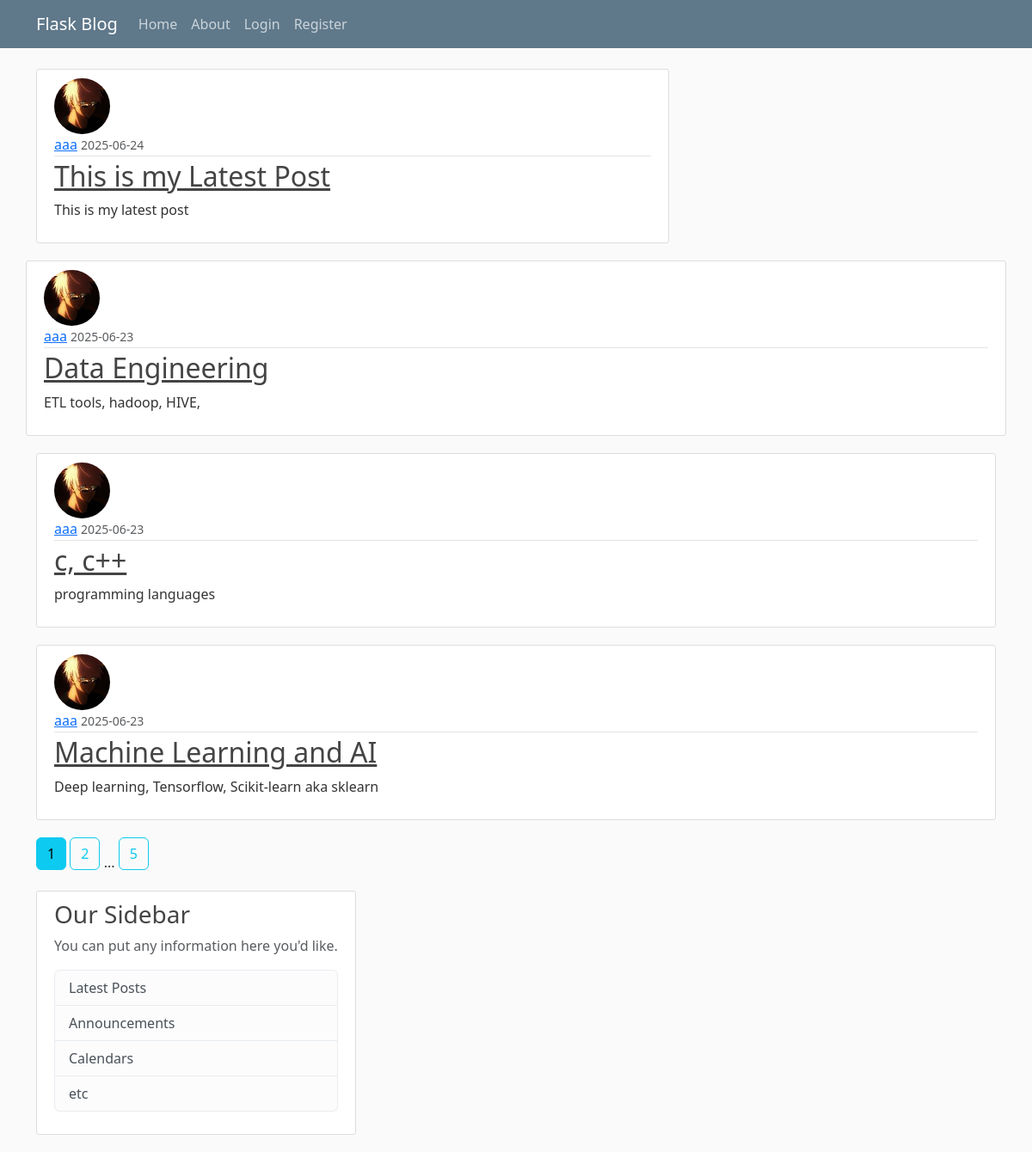
The app's page /home, older data.
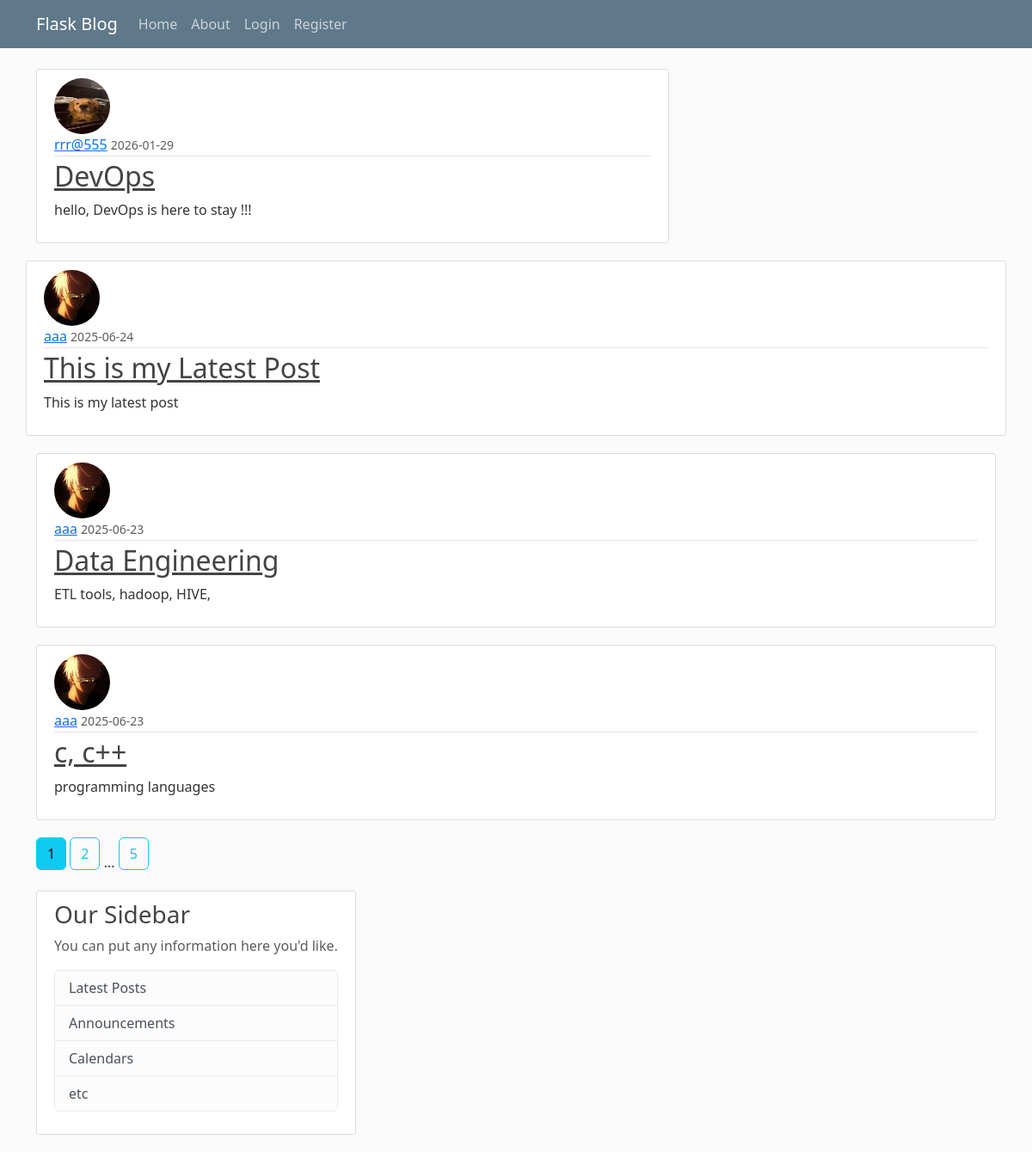
The same page, newer data.
### flaskblog/models.py (models this page shows, shortened)
class Post(db.Model):
    id = db.Column(db.Integer, primary_key=True)
    title = db.Column(db.String(100), nullable=False)
    date_posted = db.Column(db.DateTime, nullable=False, default=datetime.utcnow)
    content = db.Column(db.Text, nullable=False)
    user_id = db.Column(db.Integer, db.ForeignKey('user.id'), nullable=False)

class User(db.Model, UserMixin):
    id = db.Column(db.Integer, primary_key=True)
    username = db.Column(db.String(20), unique=True, nullable=False)
    email = db.Column(db.String(120), unique=True, nullable=False)
    image_file = db.Column(db.String(20), nullable=False, default='default.jpg')
    password = db.Column(db.String(60), nullable=False)
    posts = db.relationship('Post', backref='author', lazy=True) #Unlike others it is not a column it is a relationship

### flaskblog/main/routes.py (the view)
@main.route("/")
@main.route("/home")
def home():
    page = request.args.get('page', 1, type=int)
    posts = Post.query.order_by(Post.date_posted.desc()).paginate(page=page, per_page=4)
    return render_template('home.html', posts = posts)

### flaskblog/templates/home.html
{% extends 'layout.html' %}
{% block content %}
    {% for post in posts.items %}
        <article class="media content-section">
            <img class="rounded-circle article-img" src="{{ url_for('static', filename='profile_pics/' + post.author.image_file)}}"
            <div class="media-body">
                <div class="article-metadata">
                <a class="mr-2" href="{{ url_for('users.user_posts', username=post.author.username) }}">{{ post.author.username }}</a>
                <small class="text-muted">{{ post.date_posted.strftime('%Y-%m-%d') }}</small>
                </div>
                <h2><a class="article-title" href="{{ url_for('posts.post', post_id = post.id) }}">{{ post.title }}</a></h2>
                <p class="article-content">{{ post.content }}</p>
            </div>
        </article>
    {% endfor %}
    {% for page_num in posts.iter_pages(left_edge=1, right_edge=1, left_current=1, right_current=2) %}
      {% if page_num %}
        {% if posts.page == page_num %}
           <a class="btn btn-info mb-4" href="{{ url_for('main.home', page=page_num) }}">{{ page_num }}</a>
        {% else %}
           <a class="btn btn-outline-info mb-4" href="{{ url_for('main.home', page=page_num) }}">{{ page_num }}</a>
        {% endif %}
      {% else %}
        ...
      {% endif %}
    {% endfor %}
{% endblock content %}

### flaskblog/templates/layout.html (shortened to what this page needs)
<!DOCTYPE html>
<html>
    <head>
        <link href="https://cdn.jsdelivr.net/npm/bootstrap@5.3.6/dist/css/bootstrap.min.css" rel="stylesheet">
        <link rel="stylesheet" type="text/css" href="{{ url_for('static', filename = 'main.css') }}" >
    </head>
    <body>
        <header class="site-header">
          <nav class="navbar navbar-expand-md navbar-dark bg-steel fixed-top">
            <div class="container">
              <a class="navbar-brand mr-4" href="/">Flask Blog</a>
              <div class="collapse navbar-collapse" id="navbarToggle">
                <div class="navbar-nav mr-auto">
                  <a class="nav-item nav-link" href="{{ url_for('main.home')}}">Home</a>
                  <a class="nav-item nav-link" href="{{ url_for('main.about')}}">About</a>
                </div>
                <div class="navbar-nav">
                  {% if current_user.is_authenticated %}
                    <a class="nav-item nav-link" href="{{ url_for('posts.new_post')}}">New Post</a>
                    <a class="nav-item nav-link" href="{{ url_for('users.account')}}">Account</a>
                    <a class="nav-item nav-link" href="{{ url_for('users.logout')}}">Logout</a>
                  {% else %}
                    <a class="nav-item nav-link" href="{{ url_for('users.login')}}">Login</a>
                    <a class="nav-item nav-link" href="{{ url_for('users.register')}}">Register</a>
                  {% endif %}
                </div>
              </div>
            </div>
          </nav>
        </header>
        <main role="main" class="container">
          <div class="row">
            <div class="col-md-8">
              {% block content %}{% endblock %}
            <div class="col-md-4">
              <div class="content-section">
                <h3>Our Sidebar</h3>
                <p class='text-muted'>You can put any information here you'd like.
                  <ul class="list-group">
                    <li class="list-group-item list-group-item-light">Latest Posts</li>
                    <li class="list-group-item list-group-item-light">Announcements</li>
                    <li class="list-group-item list-group-item-light">Calendars</li>
                    <li class="list-group-item list-group-item-light">etc</li>
                  </ul>
                </p>
              </div>
            </div>
        </main>
    </body>
</html>

### flaskblog/static/main.css (style rules this page uses)
body { background: #fafafa; color: #333333; margin-top: 5rem; }
h1, h2, h3, h4, h5, h6 { color: #444444; }
.bg-steel { background-color: #5f788a; }
.site-header .navbar-nav .nav-link { color: #cbd5db; }
.content-section { background: #ffffff; padding: 10px 20px; border: 1px solid #dddddd; border-radius: 3px; margin-bottom: 20px; }
.article-title { color: #444444; }
.article-content { white-space: pre-line; }
.article-img { height: 65px; width: 65px; margin-right: 16px; }
.article-metadata { padding-bottom: 1px; margin-bottom: 4px; border-bottom: 1px solid #e3e3e3 }

Row changes from the older to the newer data that the page shows:
no longer on this page (row unchanged): Post: image_file (picture), author.username "aaa", date_posted "2025-06-23", title "Machine Learning and AI", content "Deep learning, Tensorflow, Scikit-learn aka sklearn"
added Post: image_file (picture), author.username "rrr@555", date_posted "2026-01-29", title "DevOps", content "hello, DevOps is here to stay !!!"
